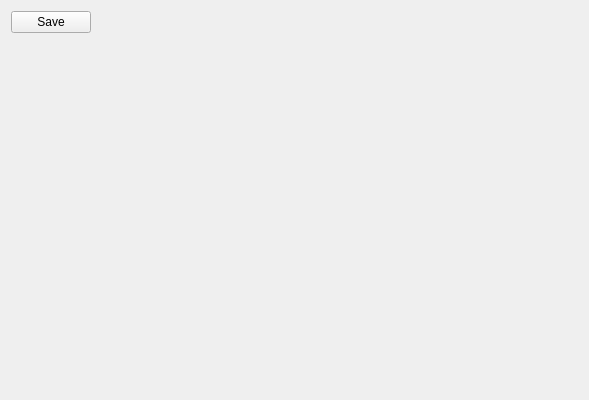
<?xml version="1.0" encoding="UTF-8"?>
<ui version="4.0">
 <class>GrafOneClass</class>
 <widget class="QWidget" name="GrafOneClass">
  <property name="geometry">
   <rect>
    <x>0</x>
    <y>0</y>
    <width>589</width>
    <height>400</height>
   </rect>
  </property>
  <property name="windowTitle">
   <string>GrafOne</string>
  </property>
  <layout class="QGridLayout" name="gridLayout_4">
   <item row="0" column="0">
    <widget class="QPushButton" name="SaveGrafOne">
     <property name="text">
      <string>Save</string>
     </property>
    </widget>
   </item>
   <item row="0" column="1">
    <spacer name="horizontalSpacer">
     <property name="orientation">
      <enum>Qt::Horizontal</enum>
     </property>
     <property name="sizeHint" stdset="0">
      <size>
       <width>40</width>
       <height>20</height>
      </size>
     </property>
    </spacer>
   </item>
   <item row="1" column="0" colspan="2">
    <widget class="QCustomPlot" name="widget" native="true"/>
   </item>
  </layout>
 </widget>
 <layoutdefault spacing="6" margin="11"/>
 <customwidgets>
  <customwidget>
   <class>QCustomPlot</class>
   <extends>QWidget</extends>
   <header>qcustomplot.h</header>
   <container>1</container>
  </customwidget>
 </customwidgets>
 <resources/>
 <connections/>
</ui>
